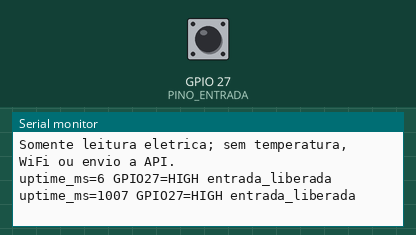
Simulated run of this program. Board: ESP32. Shown: the last lines printed to the serial monitor. The test bench sets the inputs (shaded band); at power-on: GPIO 27 (PINO_ENTRADA) HIGH.

Above: at 1.2 s.
1.3 s: GPIO 27 (PINO_ENTRADA) pulled LOW for 0.15 s
At 1.48 s:
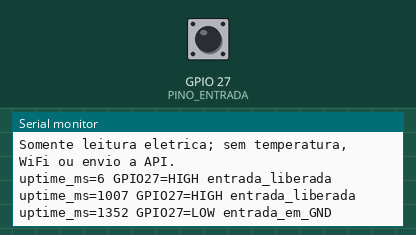
2.9 s: GPIO 27 (PINO_ENTRADA) pulled LOW for 1 s
At 3.8 s:
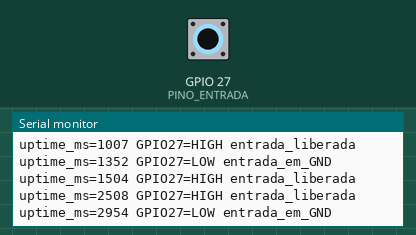
5.4 s: GPIO 27 (PINO_ENTRADA) pulled LOW for 0.15 s
At 6.4 s:
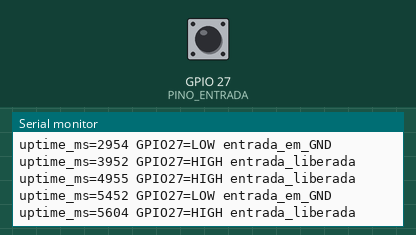
Timing chart, 0 to 8.4 s (numbered marks = the images above; inputs shaded):
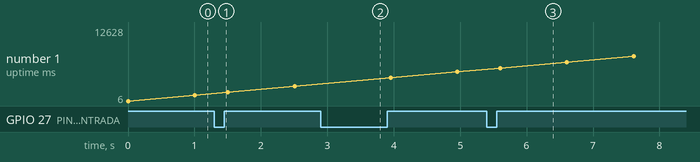

The program:

main.cpp
```cpp
#include <Arduino.h>

// Diagnóstico de bancada: mostra a entrada elétrica, sem assumir a posição da porta.
namespace {
constexpr uint8_t PINO_ENTRADA = 27;
constexpr uint32_t DEBOUNCE_MS = 50;
constexpr uint32_t INTERVALO_LOG_MS = 1000;

int nivelBruto = HIGH;
int nivelEstavel = HIGH;
uint32_t ultimaMudanca = 0;
uint32_t ultimoLog = 0;

void registrarNivel(uint32_t agora) {
    Serial.print("uptime_ms=");
    Serial.print(agora);
    Serial.print(" GPIO27=");
    Serial.print(nivelEstavel == LOW ? "LOW" : "HIGH");
    Serial.println(nivelEstavel == LOW ? " entrada_em_GND" : " entrada_liberada");
    ultimoLog = agora;
}
}

void setup() {
    Serial.begin(115200);
    pinMode(PINO_ENTRADA, INPUT_PULLUP);
    nivelBruto = digitalRead(PINO_ENTRADA);
    nivelEstavel = nivelBruto;
    ultimaMudanca = millis();
    Serial.println("ICEPLAY DIAGNOSTICO DE BANCADA: GPIO27, INPUT_PULLUP, debounce 50 ms.");
    Serial.println("Somente leitura eletrica; sem temperatura, WiFi ou envio a API.");
    registrarNivel(millis());
}

void loop() {
    const uint32_t agora = millis();
    const int nivel = digitalRead(PINO_ENTRADA);
    if (nivel != nivelBruto) {
        nivelBruto = nivel;
        ultimaMudanca = agora;
    }

    // Subtração sem sinal mantém o intervalo correto mesmo após a volta de millis().
    if (agora - ultimaMudanca >= DEBOUNCE_MS && nivelEstavel != nivelBruto) {
        nivelEstavel = nivelBruto;
        registrarNivel(agora);
    } else if (agora - ultimoLog >= INTERVALO_LOG_MS) {
        registrarNivel(agora);
    }
    delay(5);
}
```

Measured:
- after the input at 1.3 s, the serial monitor: prints a new line after 0.05 s (image 1)
- after the input at 2.9 s, the serial monitor: prints a new line after 0.05 s (image 2)
- after the input at 5.4 s, the serial monitor: prints a new line after 0.05 s (image 3)
- plotted number 1: 1007 → 2508 after the input at 1.3 s, 2508 → 4955 after the input at 2.9 s, 4955 → 12628 after the input at 5.4 s
